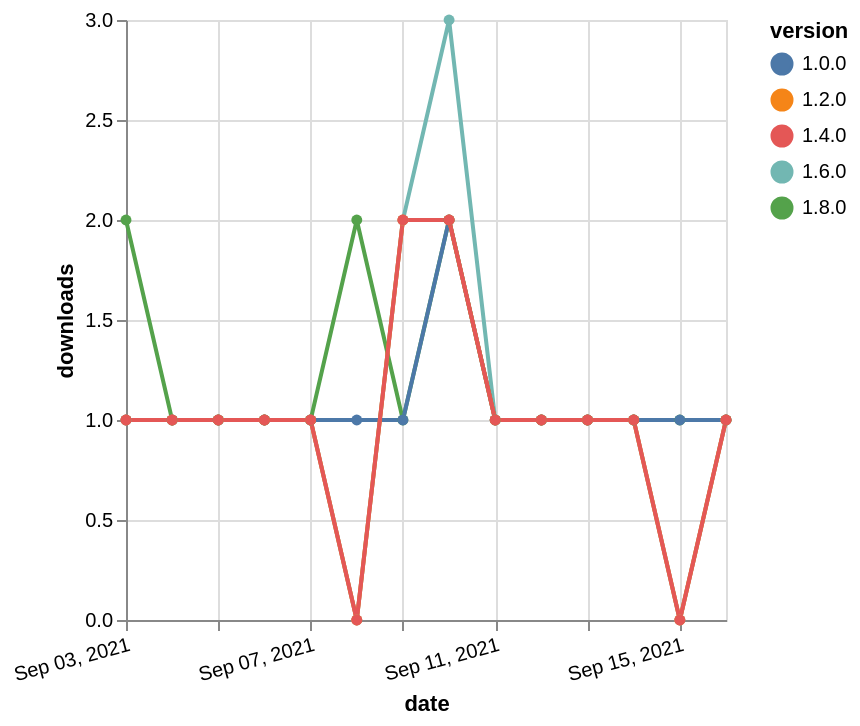

Vega-Lite specification for this chart:
### Vega-Lite specification from a JSON file in a GitHub repository (floating-point values rounded to 4 significant figures)
{"$schema": "https://vega.github.io/schema/vega-lite/v5.json", "description": "A simple bar chart with embedded data.", "data": {"values": [{"date": "2021-09-03", "total": 172, "delta": 1, "version": "1.6.0"}, {"date": "2021-09-04", "total": 173, "delta": 1, "version": "1.6.0"}, {"date": "2021-09-05", "total": 174, "delta": 1, "version": "1.6.0"}, {"date": "2021-09-06", "total": 175, "delta": 1, "version": "1.6.0"}, {"date": "2021-09-07", "total": 176, "delta": 1, "version": "1.6.0"}, {"date": "2021-09-08", "total": 176, "delta": 0, "version": "1.6.0"}, {"date": "2021-09-09", "total": 178, "delta": 2, "version": "1.6.0"}, {"date": "2021-09-10", "total": 181, "delta": 3, "version": "1.6.0"}, {"date": "2021-09-11", "total": 182, "delta": 1, "version": "1.6.0"}, {"date": "2021-09-12", "total": 183, "delta": 1, "version": "1.6.0"}, {"date": "2021-09-13", "total": 184, "delta": 1, "version": "1.6.0"}, {"date": "2021-09-14", "total": 185, "delta": 1, "version": "1.6.0"}, {"date": "2021-09-15", "total": 185, "delta": 0, "version": "1.6.0"}, {"date": "2021-09-16", "total": 186, "delta": 1, "version": "1.6.0"}, {"date": "2021-09-03", "total": 115, "delta": 2, "version": "1.8.0"}, {"date": "2021-09-04", "total": 116, "delta": 1, "version": "1.8.0"}, {"date": "2021-09-05", "total": 117, "delta": 1, "version": "1.8.0"}, {"date": "2021-09-06", "total": 118, "delta": 1, "version": "1.8.0"}, {"date": "2021-09-07", "total": 119, "delta": 1, "version": "1.8.0"}, {"date": "2021-09-08", "total": 121, "delta": 2, "version": "1.8.0"}, {"date": "2021-09-09", "total": 122, "delta": 1, "version": "1.8.0"}, {"date": "2021-09-10", "total": 124, "delta": 2, "version": "1.8.0"}, {"date": "2021-09-11", "total": 125, "delta": 1, "version": "1.8.0"}, {"date": "2021-09-12", "total": 126, "delta": 1, "version": "1.8.0"}, {"date": "2021-09-13", "total": 127, "delta": 1, "version": "1.8.0"}, {"date": "2021-09-14", "total": 128, "delta": 1, "version": "1.8.0"}, {"date": "2021-09-15", "total": 129, "delta": 1, "version": "1.8.0"}, {"date": "2021-09-16", "total": 130, "delta": 1, "version": "1.8.0"}, {"date": "2021-09-03", "total": 191, "delta": 1, "version": "1.0.0"}, {"date": "2021-09-04", "total": 192, "delta": 1, "version": "1.0.0"}, {"date": "2021-09-05", "total": 193, "delta": 1, "version": "1.0.0"}, {"date": "2021-09-06", "total": 194, "delta": 1, "version": "1.0.0"}, {"date": "2021-09-07", "total": 195, "delta": 1, "version": "1.0.0"}, {"date": "2021-09-08", "total": 196, "delta": 1, "version": "1.0.0"}, {"date": "2021-09-09", "total": 197, "delta": 1, "version": "1.0.0"}, {"date": "2021-09-10", "total": 199, "delta": 2, "version": "1.0.0"}, {"date": "2021-09-11", "total": 200, "delta": 1, "version": "1.0.0"}, {"date": "2021-09-12", "total": 201, "delta": 1, "version": "1.0.0"}, {"date": "2021-09-13", "total": 202, "delta": 1, "version": "1.0.0"}, {"date": "2021-09-14", "total": 203, "delta": 1, "version": "1.0.0"}, {"date": "2021-09-15", "total": 204, "delta": 1, "version": "1.0.0"}, {"date": "2021-09-16", "total": 205, "delta": 1, "version": "1.0.0"}, {"date": "2021-09-03", "total": 178, "delta": 1, "version": "1.2.0"}, {"date": "2021-09-04", "total": 179, "delta": 1, "version": "1.2.0"}, {"date": "2021-09-05", "total": 180, "delta": 1, "version": "1.2.0"}, {"date": "2021-09-06", "total": 181, "delta": 1, "version": "1.2.0"}, {"date": "2021-09-07", "total": 182, "delta": 1, "version": "1.2.0"}, {"date": "2021-09-08", "total": 182, "delta": 0, "version": "1.2.0"}, {"date": "2021-09-09", "total": 184, "delta": 2, "version": "1.2.0"}, {"date": "2021-09-10", "total": 186, "delta": 2, "version": "1.2.0"}, {"date": "2021-09-11", "total": 187, "delta": 1, "version": "1.2.0"}, {"date": "2021-09-12", "total": 188, "delta": 1, "version": "1.2.0"}, {"date": "2021-09-13", "total": 189, "delta": 1, "version": "1.2.0"}, {"date": "2021-09-14", "total": 190, "delta": 1, "version": "1.2.0"}, {"date": "2021-09-15", "total": 190, "delta": 0, "version": "1.2.0"}, {"date": "2021-09-16", "total": 191, "delta": 1, "version": "1.2.0"}, {"date": "2021-09-03", "total": 164, "delta": 1, "version": "1.4.0"}, {"date": "2021-09-04", "total": 165, "delta": 1, "version": "1.4.0"}, {"date": "2021-09-05", "total": 166, "delta": 1, "version": "1.4.0"}, {"date": "2021-09-06", "total": 167, "delta": 1, "version": "1.4.0"}, {"date": "2021-09-07", "total": 168, "delta": 1, "version": "1.4.0"}, {"date": "2021-09-08", "total": 168, "delta": 0, "version": "1.4.0"}, {"date": "2021-09-09", "total": 170, "delta": 2, "version": "1.4.0"}, {"date": "2021-09-10", "total": 172, "delta": 2, "version": "1.4.0"}, {"date": "2021-09-11", "total": 173, "delta": 1, "version": "1.4.0"}, {"date": "2021-09-12", "total": 174, "delta": 1, "version": "1.4.0"}, {"date": "2021-09-13", "total": 175, "delta": 1, "version": "1.4.0"}, {"date": "2021-09-14", "total": 176, "delta": 1, "version": "1.4.0"}, {"date": "2021-09-15", "total": 176, "delta": 0, "version": "1.4.0"}, {"date": "2021-09-16", "total": 177, "delta": 1, "version": "1.4.0"}]}, "width": "container", "mark": {"type": "line", "point": {"filled": true}}, "encoding": {"x": {"field": "date", "type": "temporal", "timeUnit": "yearmonthdate", "title": "date", "axis": {"labelAngle": -15}}, "y": {"field": "delta", "type": "quantitative", "title": "downloads"}, "color": {"field": "version", "type": "nominal"}, "tooltip": {"field": "delta"}}}
